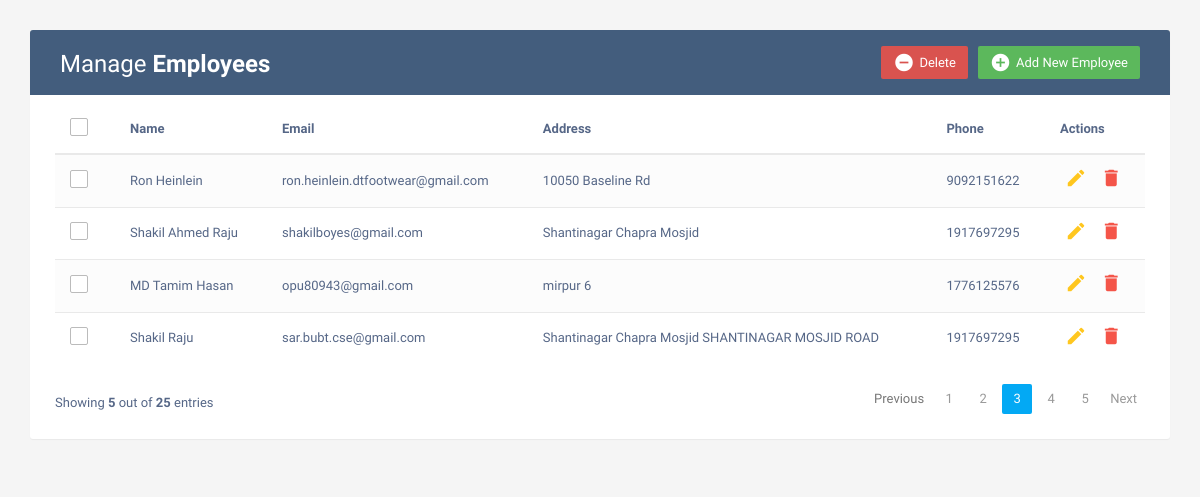
The page / on the database its author committed.
### crud/models.py (models this page shows, shortened)
class Employee(models.Model):
    name = models.CharField(max_length=100)
    email = models.EmailField(max_length=100)
    address = models.TextField()
    phone = models.IntegerField()

### crud/views.py (the view)
# urls.py: 2. Add a URL to urlpatterns:  path('', views.home, name='home')
def home(request):
    emp = Employee.objects.all()
    context = {
        'emp': emp,
    }
    return render(request, 'index.html', context)

### crud/templates/index.html (shortened to what this page needs)
<!DOCTYPE html>
<html lang="en">
<head>
<link rel="stylesheet" href="https://maxcdn.bootstrapcdn.com/font-awesome/4.7.0/css/font-awesome.min.css">
<link rel="stylesheet" href="https://maxcdn.bootstrapcdn.com/bootstrap/3.3.7/css/bootstrap.min.css">
  <body>
    <div class="container">
        <div class="table-wrapper">
            <div class="table-title">
                <div class="row">
                    <div class="col-sm-6">
						<h2>Manage <b>Employees</b></h2>
					</div>
					<div class="col-sm-6">
						<a href="#addEmployeeModal" class="btn btn-success" data-toggle="modal"><i class="material-icons">&#xE147;</i> <span>Add New Employee</span></a>
						<a href="#deleteEmployeeModal" class="btn btn-danger" data-toggle="modal"><i class="material-icons">&#xE15C;</i> <span>Delete</span></a>
					</div>
                </div>
            </div>
            <table class="table table-striped table-hover">
                <thead>
                    <tr>
						<th>
							<span class="custom-checkbox">
								<label for="selectAll"></label>
							</span>
						</th>
                        <th>Name</th>
                        <th>Email</th>
						<th>Address</th>
                        <th>Phone</th>
                        <th>Actions</th>
                    </tr>
                </thead>
                <tbody>
                    {% for i in  emp%}
                    <tr>
						<td>
							<span class="custom-checkbox">
								<label for="checkbox1"></label>
							</span>
						</td>
                        <td>{{i.name}}</td>
                        <td>{{i.email}}</td>
						<td>{{i.address}}</td>
                        <td>{{i.phone}}</td>
                        <td>
                            <a href="#editEmployeeModal-{{forloop.counter}}" class="edit" data-toggle="modal"><i class="material-icons" data-toggle="tooltip" title="Edit">&#xE254;</i></a>
                            <a href="#deleteEmployeeModal-{{forloop.counter}}" class="delete" data-toggle="modal"><i class="material-icons" data-toggle="tooltip" title="Delete">&#xE872;</i></a>
                        </td>
                    </tr>
                    {% endfor %}
                </tbody>
            </table>
			<div class="clearfix">
                <div class="hint-text">Showing <b>5</b> out of <b>25</b> entries</div>
                <ul class="pagination">
                    <li class="page-item disabled"><a href="#">Previous</a></li>
                    <li class="page-item"><a href="#" class="page-link">1</a></li>
                    <li class="page-item"><a href="#" class="page-link">2</a></li>
                    <li class="page-item active"><a href="#" class="page-link">3</a></li>
                    <li class="page-item"><a href="#" class="page-link">4</a></li>
                    <li class="page-item"><a href="#" class="page-link">5</a></li>
                    <li class="page-item"><a href="#" class="page-link">Next</a></li>
                </ul>
            </div>
        </div>
    </div>
</body>
</html>

### crud/templates/index.html (style rules this page uses)
body { color: #566787; background: #f5f5f5; font-family: 'Varela Round', sans-serif; font-size: 13px; }
.table-wrapper { background: #fff; padding: 20px 25px; margin: 30px 0; border-radius: 3px; box-shadow: 0 1px 1px rgba(0,0,0,.05); }
.table-title { padding-bottom: 15px; background: #435d7d; color: #fff; padding: 16px 30px; margin: -20px -25px 10px; border-radius: 3px 3px 0 0; }
.table-title h2 { margin: 5px 0 0; font-size: 24px; }
.table-title .btn { color: #fff; float: right; font-size: 13px; border: none; min-width: 50px; border-radius: 2px; border: none; outline: none !important; margin-left: 10px; }
.table-title .btn i { float: left; font-size: 21px; margin-right: 5px; }
.table-title .btn span { float: left; margin-top: 2px; }
table.table tr th, table.table tr td { border-color: #e9e9e9; padding: 12px 15px; vertical-align: middle; }
table.table tr th:first-child { width: 60px; }
table.table tr th:last-child { width: 100px; }
table.table-striped tbody tr:nth-of-type(odd) { background-color: #fcfcfc; }
table.table td:last-child i { opacity: 0.9; font-size: 22px; margin: 0 5px; }
table.table td a { font-weight: bold; color: #566787; display: inline-block; text-decoration: none; outline: none !important; }
table.table td a.edit { color: #FFC107; }
table.table td a.delete { color: #F44336; }
table.table td i { font-size: 19px; }
.pagination { float: right; margin: 0 0 5px; }
.pagination li a { border: none; font-size: 13px; min-width: 30px; min-height: 30px; color: #999; margin: 0 2px; line-height: 30px; border-radius: 2px !important; text-align: center; padding: 0 6px; }
.pagination li.active a, .pagination li.active a.page-link { background: #03A9F4; }
.hint-text { float: left; margin-top: 10px; font-size: 13px; }
.custom-checkbox { position: relative; }
.custom-checkbox label:before { width: 18px; height: 18px; }
.custom-checkbox label:before { content: ''; margin-right: 10px; display: inline-block; vertical-align: text-top; background: white; border: 1px solid #bbb; border-radius: 2px; box-sizing: border-box; z-index: 2; }

### rows shown on the page
Employee: name "Ron Heinlein", email "ron.heinlein.dtfootwear@gmail.com", address "10050 Baseline Rd", phone "9092151622"
Employee: name "Shakil Ahmed Raju", email "shakilboyes@gmail.com", address "Shantinagar Chapra Mosjid", phone "1917697295"
Employee: name "MD Tamim Hasan", email "opu80943@gmail.com", address "mirpur 6", phone "1776125576"
Employee: name "Shakil Raju", email "sar.bubt.cse@gmail.com", address "Shantinagar Chapra Mosjid SHANTINAGAR MOSJID ROAD", phone "1917697295"
